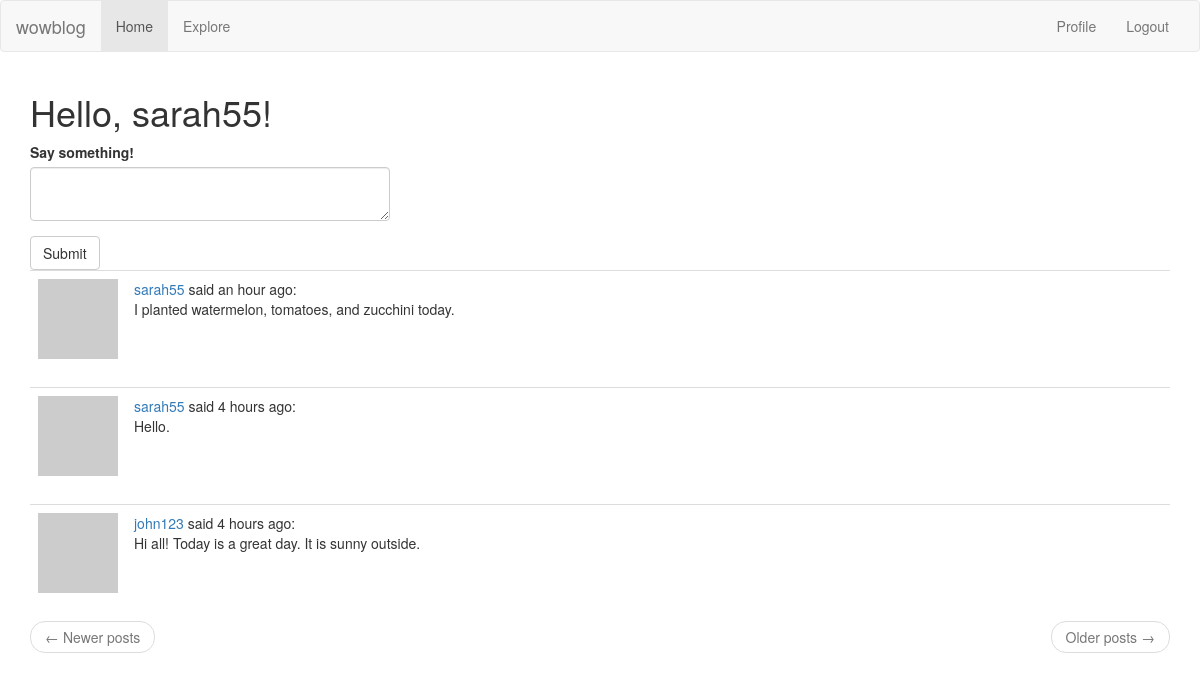
The page /index (signed in) on the database its author committed.
### app/models.py (models this page shows, shortened)
class User(UserMixin, db.Model):
    id = db.Column(db.Integer, primary_key=True)
    username = db.Column(db.String(64), index=True, unique=True)
    email = db.Column(db.String(120), index=True, unique=True)
    password_hash = db.Column(db.String(128))
    posts = db.relationship('Post', backref='author', lazy='dynamic')
    about_me = db.Column(db.String(140))
    last_seen = db.Column(db.DateTime, default=datetime.utcnow)
    def avatar(self, size):
        digest = md5(self.email.lower().encode('utf-8')).hexdigest()
        return 'https://www.gravatar.com/avatar/{}?d=identicon&s={}'.format(digest, size)
    followed = db.relationship(
        'User', secondary=followers, # 'User' is the right side entity of the relationship. Since this is a self-referential relationship, use the same class on both sides. 'Secondary' configures the association table (followers)
        primaryjoin=(followers.c.follower_id == id), #primaryjoin indicates the condition that links the left side entity (The follower user with the followers table). 'followers.c.follower_id' calls the follower_id in the table
        secondaryjoin=(followers.c.followed_id == id), #secondaryjoin indicates the condition that links the right side entity (the followed user).
        backref=db.backref('followers', lazy='dynamic'), lazy='dynamic') #backref refines how this relationship will be accessed from the right side entity. 'lazy' indicates execution mode. Dynamic means the query doesn't run until specifically requested. The second 'lazy' applies to the left side query.
    def followed_posts(self):
        followed = Post.query.join(
            followers, (followers.c.followed_id == Post.user_id)).filter(
                followers.c.follower_id == self.id)
        own = Post.query.filter_by(user_id=self.id) #query to search for user's own posts
        return followed.union(own).order_by(Post.timestamp.desc()) #combine own posts with followed posts and display them all # order_by timestamp

class Post(db.Model):
    id = db.Column(db.Integer, primary_key=True)
    body = db.Column(db.String(2000))
    timestamp = db.Column(db.DateTime, index=True, default=datetime.utcnow)
    user_id = db.Column(db.Integer, db.ForeignKey('user.id'))
    language = db.Column(db.String(5))

### app/main/routes.py (the view, shortened to what this page needs)
@bp.route('/', methods=['GET', 'POST']) # "@" is a decorator. Modifies the function that follows it.
@bp.route('/index', methods=['GET', 'POST'])
@login_required
def index():
    form = PostForm()
    page = request.args.get('page', 1, type=int) #request.args is a Flask object. Exposes the contents of the client's request of the query string in a dict format.
    posts = current_user.followed_posts().paginate(page, current_app.config['POSTS_PER_PAGE'], False)
    next_url = url_for('main.index', page=posts.next_num) if posts.has_next else None
    prev_url = url_for('main.index', page=posts.prev_num) if posts.has_prev else None
    return render_template('index.html', title='Home', form=form, posts=posts.items, next_url=next_url, prev_url=prev_url)

### app/main/forms.py
class PostForm(FlaskForm):
    post = TextAreaField('Say something!', validators=[DataRequired(), Length(min=1, max=2000)])
    submit = SubmitField('Submit')

### app/main/routes.py (called while the page is built)
@bp.before_app_request
def before_request():
    if current_user.is_authenticated:
        current_user.last_seen = datetime.utcnow()
        db.session.commit()
    g.locale = str(get_locale())

### app/models.py (called while the page is built)
@login.user_loader
def load_user(id):
    return User.query.get(int(id))  # id that Flask-Login passes to the function is a string, so need to convert to int

### app/templates/index.html
<!DOCTYPE html>
{% extends "base.html" %}
{% import 'bootstrap/wtf.html' as wtf %}
{% block app_content %}
    <h1>Hello, {{ current_user.username }}!</h1>
    {% if form %}
        <div class="row">
            <div class="col-md-4">
                {{ wtf.quick_form(form) }}
            </div>
        </div>
    {% endif %}
    {% for post in posts %}
        {% include '_post.html' %}
    {% endfor %}
    <nav aria-label="...">
        <ul class="pager">
            <li class="previous{% if not prev_url %} disabled{% endif %}">
                <a href="{{ prev_url or '#' }}">
                    <span aria-hidden="true">&larr;</span> Newer posts
                </a>
            </li>
            <li class="next{% if not next_url %} disabled{% endif %}">
                <a href="{{ next_url or '#' }}">
                    Older posts <span aria-hidden="true">&rarr;</span>
                </a>
            </li>
        </ul>
    </nav>
{% endblock %}

### app/templates/_post.html
<table class="table table-hover">
    <tr>
        <td width="70px">
            <a href="{{ url_for('main.user', username=post.author.username) }}">
                <img src="{{ post.author.avatar(70) }}" />
            </a>
        </td>
        <td>
            <a href="{{ url_for('main.user', username=post.author.username) }}"> {{ post.author.username }}
            </a>
            said {{ moment(post.timestamp).fromNow() }}:
            <br>
            {{ post.body }}
        </td>
    </tr>
</table>

### rows shown on the page
User: username "sarah55"
Post: author.username "sarah55", timestamp "an hour ago", body "I planted watermelon, tomatoes, and zucchini today."
Post: author.username "sarah55", timestamp "4 hours ago", body "Hello."
Post: author.username "john123", timestamp "4 hours ago", body "Hi all! Today is a great day. It is sunny outside."
